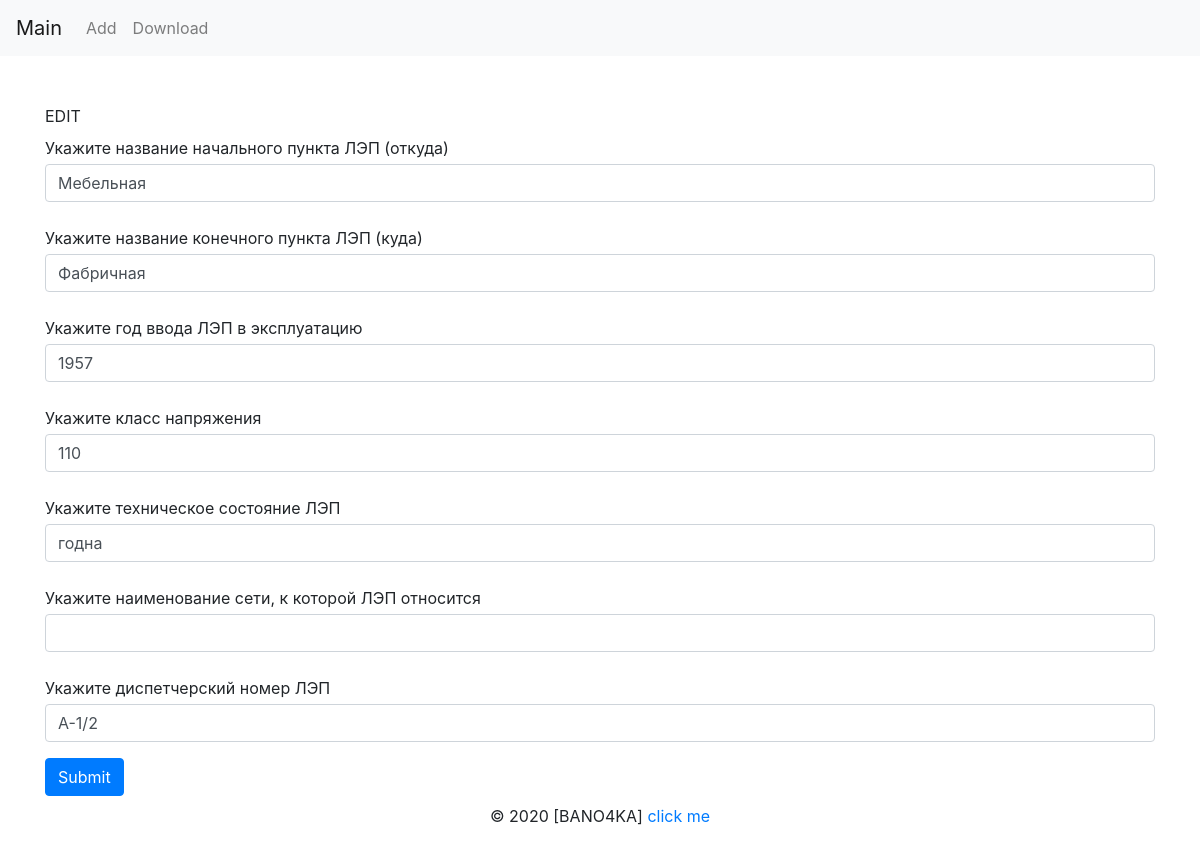
/edit/power_line/1/, run on the app's committed database.
### models.py (models this page shows)
class Power_line(db.Model):
    __tablename__ = "Power_lines"
    id = db.Column(db.Integer,primary_key=True) #айди записи в таблицы
    start_segment_name = db.Column(db.String(256)) #название стартового сегменат
    end_segment_name = db.Column(db.String(256)) #название конечного сегмента
    year_of_commissioning = db.Column(db.Integer) #год ввода в эксплуатуцию
    voltage_class = db.Column(db.String(256)) #класс напряжения
    technical_condition = db.Column(db.String(256)) #состояние сети (хорошо, удовлетворитель, в зоне риска)
    network_name = db.Column(db.String(256)) #наименование сети
    control_number = db.Column(db.String(256)) #диспетчерский номер ЛЭП
    lines_segments = db.relationship("Line_Segment") #ссылка на сегменты сети

### views.py (the view, shortened to what this page needs)
@app.route("/edit/<obj>/<index>/", methods=['GET', 'POST'])
def edit(obj, index):
    if obj not in goals_names.keys():
        abort(404)
    objM = db.session.query(goals_models[obj]).get_or_404(index)
    form = (goals_forms[obj])(obj=objM)
    return render_template("edit.html", form=form, obj=obj)

### forms.py
class Power_lineForm(FlaskForm):
    start_segment_name = StringField("Укажите название начального пункта ЛЭП (откуда)", [validators.InputRequired("Необходимо указать начальный пункт")])
    end_segment_name = StringField("Укажите название конечного пункта ЛЭП (куда)", [validators.InputRequired("Необходимо указать конечный пункт")])
    year_of_commissioning = IntegerField("Укажите год ввода ЛЭП в эксплуатацию", [validators.InputRequired("Необходимо указать год ввода в эксплуатацию")])
    voltage_class = StringField("Укажите класс напряжения", [validators.InputRequired("Необходимо указать класс напряжения")])
    technical_condition = StringField("Укажите техническое состояние ЛЭП", [validators.InputRequired("Необходимо указать техническое состояние ЛЭП")])
    network_name = StringField("Укажите наименование сети, к которой ЛЭП относится")
    control_number = StringField("Укажите диспетчерский номер ЛЭП", [validators.InputRequired("Необходимо указать диспетчерский номер ЛЭП")])

### templates/edit.html (shortened to what this page needs)
{% extends 'base.html' %}
{% block container %}
EDIT
<form method="POST">
    {% if obj == "power_line" %}
    {{ form.start_segment_name.label(class="mb-1 mt-2") }}
    {{ form.start_segment_name(class="form-control") }}
    {{ form.end_segment_name.label(class="mb-1 mt-2") }}
    {{ form.end_segment_name(class="form-control") }}
    {{ form.year_of_commissioning.label(class="mb-1 mt-2") }}
    {{ form.year_of_commissioning(class="form-control") }}
    {{ form.voltage_class.label(class="mb-1 mt-2") }}
    {{ form.voltage_class(class="form-control") }}
    {{ form.technical_condition.label(class="mb-1 mt-2") }}
    {{ form.technical_condition(class="form-control") }}
    {{ form.network_name.label(class="mb-1 mt-2") }}
    {{ form.network_name(class="form-control") }}
    {{ form.control_number.label(class="mb-1 mt-2") }}
    {{ form.control_number(class="form-control") }}
    {% endif %}
    <button type="submit" class="btn btn-primary">Submit</button>
</form>
{% endblock %}

### data on the page
Power_line: start_segment_name "Мебельная", end_segment_name "Фабричная", year_of_commissioning "1957", voltage_class "110", technical_condition "годна", control_number "А-1/2"
